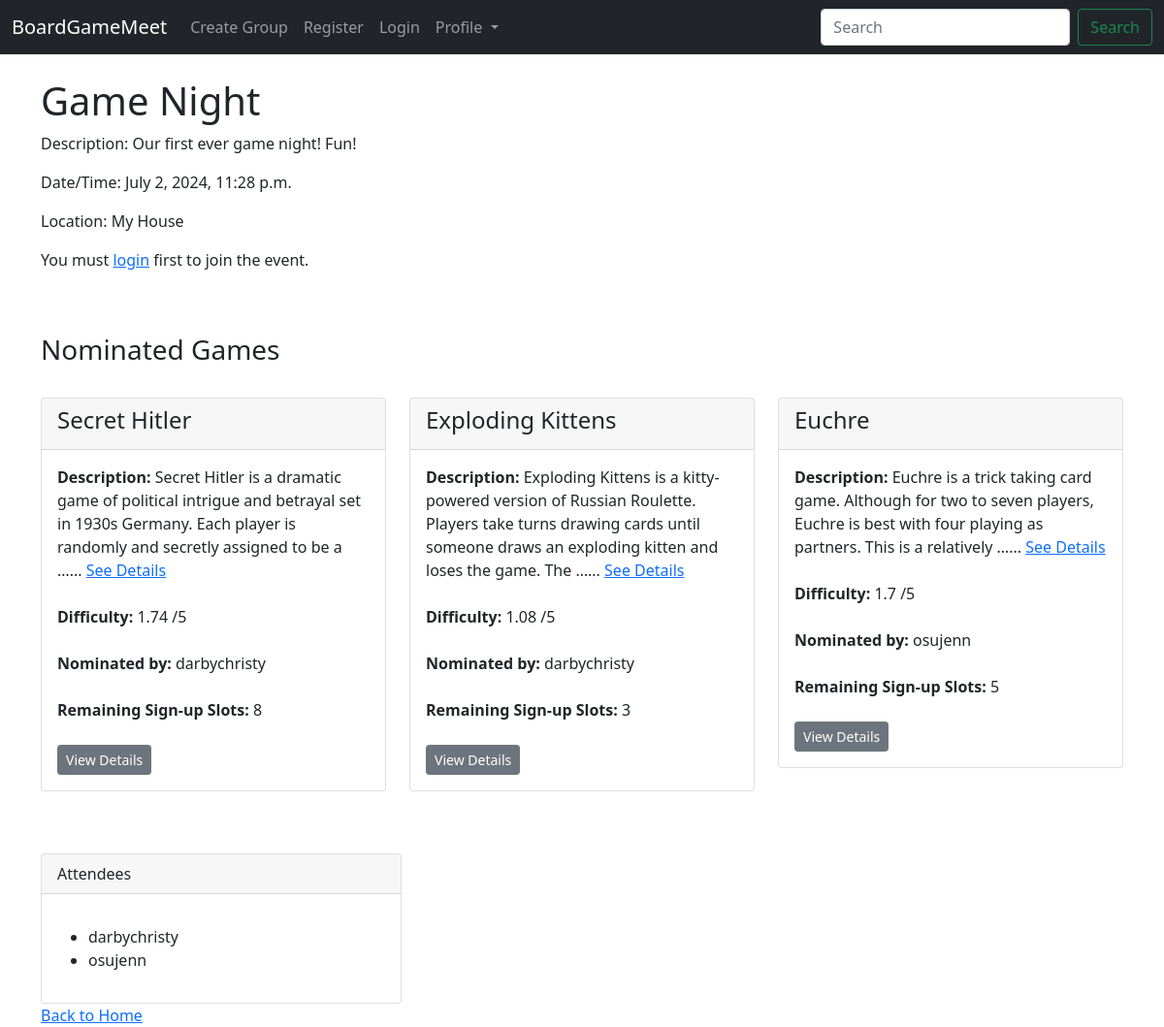
The page /event/1/ on the database its author committed.
### boardgame/models.py (models this page shows, shortened)
class Event(models.Model):
    group = models.ForeignKey(Group, on_delete=models.CASCADE)
    title = models.CharField(max_length=100)
    description = models.TextField()
    date_time = models.DateTimeField()
    location = models.ForeignKey('EventLocation', on_delete=models.CASCADE)
    attendees = models.ManyToManyField(User, through='EventAttendance')
    nominations = models.ManyToManyField(Game, through='GameNomination')

class EventLocation(models.Model):
    name = models.CharField(max_length=255)
    address = models.CharField(max_length=255)
    city = models.CharField(max_length=100)
    postcode = models.CharField(max_length=20)
    country = models.CharField(max_length=20)
    latitude = models.DecimalField(max_digits=9, decimal_places=6, blank=True, null=True)
    longitude = models.DecimalField(max_digits=9, decimal_places=6, blank=True, null=True)
    def __str__(self):
        return self.name

class GameNomination(models.Model):
    event = models.ForeignKey(Event, on_delete=models.CASCADE)
    game = models.ForeignKey(Game, on_delete=models.CASCADE)
    nominator = models.ForeignKey(User, on_delete=models.CASCADE)
    date_nominated = models.DateTimeField(auto_now_add=True)
    class Meta:
        unique_together = ('event', 'game')

class Game(models.Model):
    name = models.CharField(max_length=200)
    min_players = models.PositiveIntegerField(blank=True, null=True)
    max_players = models.PositiveIntegerField(blank=True, null=True)
    min_playtime = models.PositiveIntegerField(blank=True, null=True)
    max_playtime = models.PositiveIntegerField(blank=True, null=True)
    age =models.PositiveIntegerField(blank=True, null=True)
    weight = models.CharField(max_length=10, blank=True, null=True)
    description = models.TextField(blank=True, null=True)
    thumbnail = models.URLField(blank=True, null=True)

### boardgame/views.py (the view, shortened to what this page needs)
# urls.py: path('event/<int:event_id>/', views.event_details, name='event_details'),
def event_details(request, event_id):
    event = get_object_or_404(Event, id=event_id)
    attendees = event.attendees.all()
    nominations = event.gamenomination_set.all()
    is_attending = attendees.filter(id=request.user.id).exists()
    nominations_with_slots = []
    for nomination in nominations:
        signed_up_count = GameSignup.objects.filter(nomination=nomination).count()
        remaining_slots = nomination.game.max_players - signed_up_count
        nominations_with_slots.append({
            'nomination': nomination,
            'remaining_slots': remaining_slots
        })
    context = {
        'event': event,
        'attendees': attendees,
        'is_attending': is_attending,
        'nominations': nominations,
        'nominations_with_slots': nominations_with_slots,
    }
    return render(request, 'boardgame/event_details.html', context)

### boardgame/templates/boardgame/event_details.html (shortened to what this page needs)
{% extends 'boardgame/base.html' %}
{% load static %}
{% block content %}
<body>
    <head>
    </head>
    <h1>{{ event.title }}</h1>
    <p>Description: {{ event.description }}</p>
    <p>Date/Time: {{ event.date_time }}</p>
    <p>Location: {{ event.location }}</p>
    <div>
        {% if user.is_authenticated %}
        <form method="post" action="">
            {% csrf_token %}
            {% if is_attending %}
            <button type="submit" class="btn btn-secondary btn-sm" name="leave">Leave Event</button>
            <a href="{% url 'nominate_game' event.id %}" class="btn btn-secondary btn-sm">Nominate Game</a>
            {% else %}
            <button type="submit" class="btn btn-secondary btn-sm" name="join">Join Event</button>
            {% endif %}
        </form>
        {% else %}
        <p>You must <a href="{% url 'login' %}">login</a> first to join the event.</p>
        {% endif %}
    </div>
    <br /> <br />
    <h3>Nominated Games</h3>
    <br />
    <div class="row">
        {% for item in nominations_with_slots %}
        <div class="col-md-4 mb-3">
            <div class="card">
                <div class="card-header">
                    <h4>{{ item.nomination.game.name }}</h4>
                </div>
                <div class="card-body">
                    <p class="card-text">
                        <b>Description:</b> {{ item.nomination.game.description|truncatewords:25|striptags|safe }}... <a href="{% url 'game_details' event.id item.nomination.game.id %}">See Details</a>
                        <br /><br />
                        <b>Difficulty:</b> {{ item.nomination.game.weight }} /5
                        <br/><br/>
                        <b>Nominated by:</b> {{ item.nomination.nominator.username }}
                        <br/><br/>
                        <b>Remaining Sign-up Slots:</b> {{ item.remaining_slots }}
                        <br/><br/>
                        <a href="{% url 'game_details' event.id item.nomination.game.id %}" class="btn btn-secondary btn-sm">View Details</a>
                    </p>
                </div>
            </div>
        </div>
        {% endfor %}
    </div>
    <br /> <br />
    <div class="col-sm-4">
        <div class="card">
            <div class="card-header">
                Attendees
            </div>
            <div class="card-body">
                <p class="card-text">
                    <ul>
                        {% for attendee in attendees %}
                        <li>{{ attendee.username }}</li>
                        {% endfor %}
                    </ul>
                </p>
            </div>
        </div>
    </div>
    <div>
        <a href="{% url 'home' %}">Back to Home</a>
    </div>
</body>
{% endblock %}

### rows shown on the page
Event: title "Game Night", description "Our first ever game night! Fun!", date_time "July 2, 2024, 11:28 p.m.", location "My House"
GameNomination: nomination.game.name "Secret Hitler", nomination.game.description "Secret Hitler is a dramatic game of political intrigue and betrayal set in 1930s Germany. Each player is randomly and secretly assigned to be a …", nomination.game.weight "1.74", nomination.nominator.username "darbychristy", remaining_slots "8"
GameNomination: nomination.game.name "Exploding Kittens", nomination.game.description "Exploding Kittens is a kitty-powered version of Russian Roulette. Players take turns drawing cards until someone draws an exploding kitten and loses the game. The …", nomination.game.weight "1.08", nomination.nominator.username "darbychristy", remaining_slots "3"
GameNomination: nomination.game.name "Euchre", nomination.game.description "Euchre is a trick taking card game. Although for two to seven players, Euchre is best with four playing as partners. This is a relatively …", nomination.game.weight "1.7", nomination.nominator.username "osujenn", remaining_slots "5"

### other values the page prints
{{ attendee.username }} "darbychristy"
{{ attendee.username }} "osujenn"
